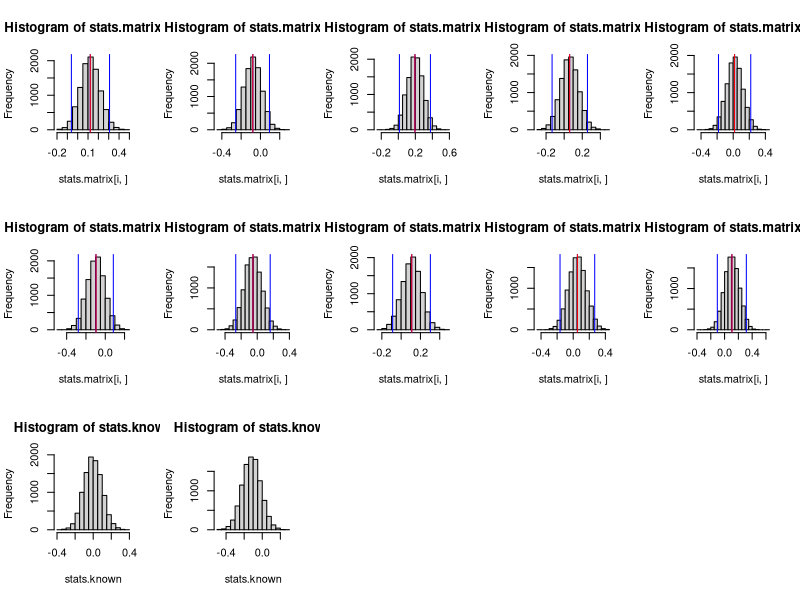

Generate this figure with R:
#input data here
data <- rnorm(10000,0,1)

#parameters 
n <- length(data)
b <- n^.5
s <- 10
r <- 10000

subsamples <- matrix(,nrow=s,ncol=trunc(b))
subsamples.means <- c()
quality.estimates <- matrix(,nrow=s,ncol=2)
stats.matrix <- matrix(,nrow=s,ncol=r)
for (i in 1:s) {
  subsamples[i,] <- sample(data, b,replace=F)
  subsamples.means[i] <- mean(subsamples[i,])
  stats <- c()
  for (j in 1:r) {
    resample <- sample(subsamples[i,],b,replace=T)
    stats[j] <- mean(resample)
  }
  stats.matrix[i,] <- stats
  quality.estimates[i,] <- quantile(stats,c(.025,.975))
}

final.quality.estimate <- c(mean(quality.estimates[,1]),mean(quality.estimates[,2]))
final.quality.estimate

#plotting histograms from each subsample
par(mfrow=c(3,5))
for (i in 1:s) {
  hist(stats.matrix[i,])
  abline(v=c(quality.estimates[i,1],quality.estimates[i,2],mean(stats.matrix[i,])),col='blue')
  abline(v=subsamples.means[i],col='red')
  print(abs(subsamples.means[i]-mean(stats.matrix[i,])))
}

#using the known sampling distribution of mean
#redrawing random samples
stats.known <- c()
for (i in 1:r) {
  data.test <- rnorm(100,0,1)
  stats.known[i] <- mean(data.test)
}
hist(stats.known)
quantile(stats.known,c(0.025,.975))

#regular bootstrap with n=100
stats.known <- c()
data.test <- rnorm(100,0,1)
for (i in 1:r) {
  data.boot <- sample(data.test,100,replace=T)
  stats.known[i] <- mean(data.boot)
}
hist(stats.known)
quantile(stats.known,c(0.025,.975))
